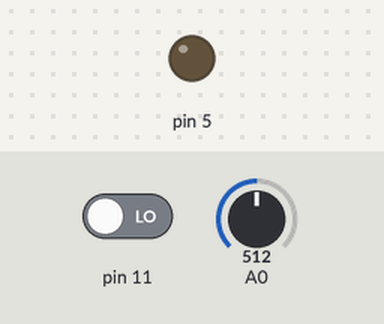
Bench run of a sketch on a simulated Arduino Uno, built with avr-gcc and run on an emulated ATmega328P. On the bench: output pins drawn as LEDs (lit = HIGH). The test bench sets the inputs (shaded band); at power-on: pin 11 LOW, A0 = 512.

Above: at 1.2 s.
1.3 s: pin 11 driven HIGH
At 1.9 s:
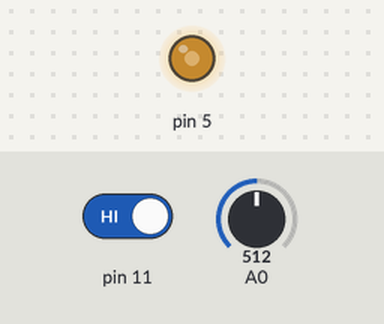
2.8 s: A0 set to 716
At 4.0 s:
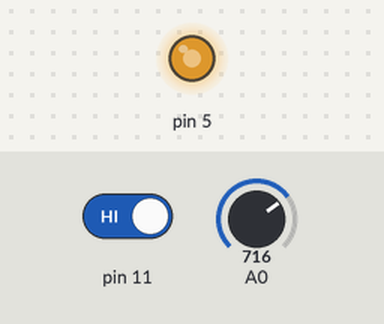
4.3 s: A0 set to 900
At 5.4 s:
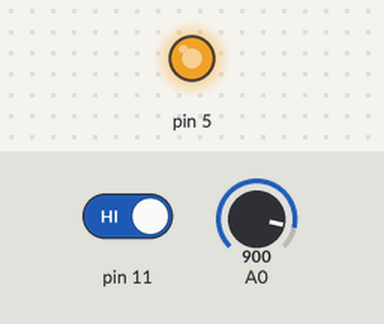
5.8 s: A0 set to 122
At 6.5 s:
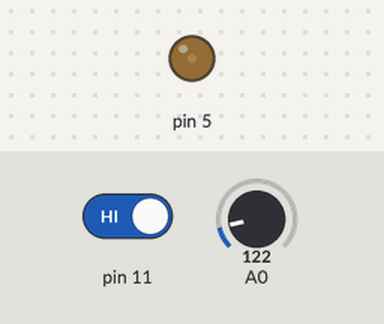
7.3 s: A0 set to 511
At 7.7 s:
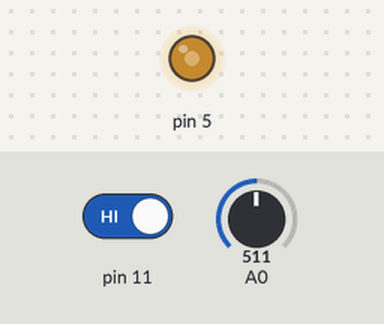
Timing chart, 0 to 9.8 s (numbered marks = the images above; inputs shaded):
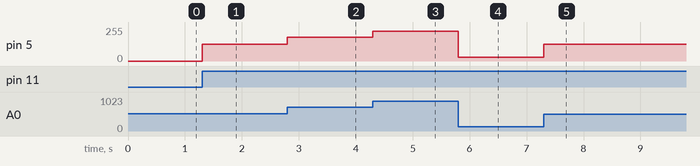

Measured:
- after the input at 1.3 s, pin 5: 0/255 → 127/255 at once
- after the input at 2.8 s, pin 5: 127/255 → 178/255 at once
- after the input at 4.3 s, pin 5: 178/255 → 224/255 at once
- after the input at 5.8 s, pin 5: 224/255 → 30/255 at once
- after the input at 7.3 s, pin 5: 30/255 → 127/255 at once

The sketch:

Project_9.ino
```cpp
//int const potentIn = A0;
int potentValue;
byte reading, voltageOutput;
byte previous = LOW;
byte state = LOW;
unsigned long Time = 0;
long debounce = 200;

void setup() {
  // put your setup code here, to run once:
  pinMode(11, INPUT);
  pinMode(5, OUTPUT);

}

void loop() {
  // put your main code here, to run repeatedly:
  potentValue = analogRead(A0);
  voltageOutput = map(potentValue, 0, 1023, 0, 255);
  reading = digitalRead(11);

  if (previous == LOW && reading == HIGH && millis() - Time > debounce) {
    if(state == HIGH){
      state = LOW;
    }else if(state == LOW) {
      state = HIGH;
    }
    Time = millis();
  }
  if(state == HIGH){
    analogWrite(5, voltageOutput);
  }else if(state == LOW) {
    analogWrite(5, LOW);
  }

  previous = reading;
}
```
